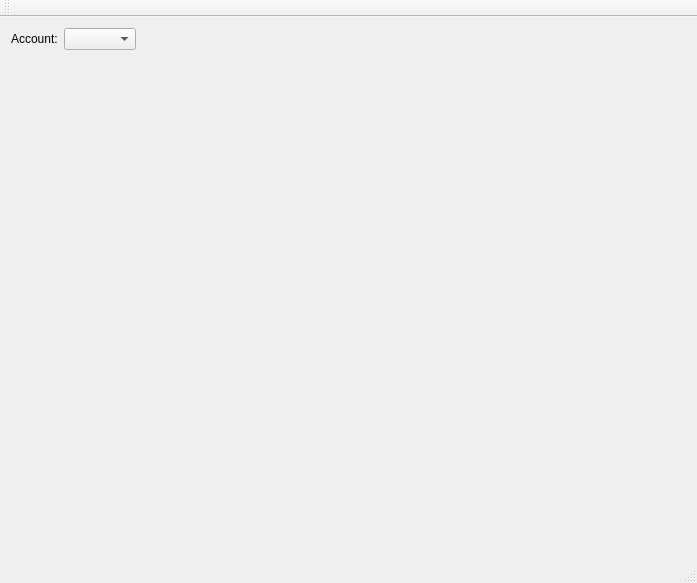
<?xml version="1.0" encoding="UTF-8"?>
<ui version="4.0">
 <class>MainWindow</class>
 <widget class="QMainWindow" name="MainWindow">
  <property name="geometry">
   <rect>
    <x>0</x>
    <y>0</y>
    <width>697</width>
    <height>583</height>
   </rect>
  </property>
  <property name="windowTitle">
   <string>MainWindow</string>
  </property>
  <widget class="QWidget" name="centralWidget">
   <layout class="QGridLayout" name="gridLayout">
    <item row="0" column="0">
     <layout class="QVBoxLayout" name="verticalLayout">
      <item>
       <layout class="QHBoxLayout" name="horizontalLayout">
        <item>
         <widget class="QLabel" name="label">
          <property name="text">
           <string>Account:</string>
          </property>
         </widget>
        </item>
        <item>
         <widget class="QComboBox" name="account_selector"/>
        </item>
        <item>
         <spacer name="horizontalSpacer">
          <property name="orientation">
           <enum>Qt::Horizontal</enum>
          </property>
          <property name="sizeHint" stdset="0">
           <size>
            <width>40</width>
            <height>20</height>
           </size>
          </property>
         </spacer>
        </item>
       </layout>
      </item>
      <item>
       <layout class="QFormLayout" name="formLayout">
        <item row="0" column="0">
         <widget class="AccountInfo" name="account_info" native="true"/>
        </item>
        <item row="0" column="1">
         <spacer name="horizontalSpacer_2">
          <property name="orientation">
           <enum>Qt::Horizontal</enum>
          </property>
          <property name="sizeHint" stdset="0">
           <size>
            <width>40</width>
            <height>20</height>
           </size>
          </property>
         </spacer>
        </item>
        <item row="1" column="0">
         <spacer name="verticalSpacer">
          <property name="orientation">
           <enum>Qt::Vertical</enum>
          </property>
          <property name="sizeHint" stdset="0">
           <size>
            <width>20</width>
            <height>40</height>
           </size>
          </property>
         </spacer>
        </item>
        <item row="1" column="1">
         <widget class="QWidget" name="widget_2" native="true"/>
        </item>
       </layout>
      </item>
     </layout>
    </item>
   </layout>
  </widget>
  <widget class="QMenuBar" name="menuBar">
   <property name="geometry">
    <rect>
     <x>0</x>
     <y>0</y>
     <width>697</width>
     <height>21</height>
    </rect>
   </property>
  </widget>
  <widget class="QToolBar" name="mainToolBar">
   <attribute name="toolBarArea">
    <enum>TopToolBarArea</enum>
   </attribute>
   <attribute name="toolBarBreak">
    <bool>false</bool>
   </attribute>
  </widget>
  <widget class="QStatusBar" name="statusBar"/>
 </widget>
 <layoutdefault spacing="6" margin="11"/>
 <customwidgets>
  <customwidget>
   <class>AccountInfo</class>
   <extends>QWidget</extends>
   <header>accountinfo.h</header>
   <container>1</container>
  </customwidget>
 </customwidgets>
 <resources/>
 <connections/>
</ui>
